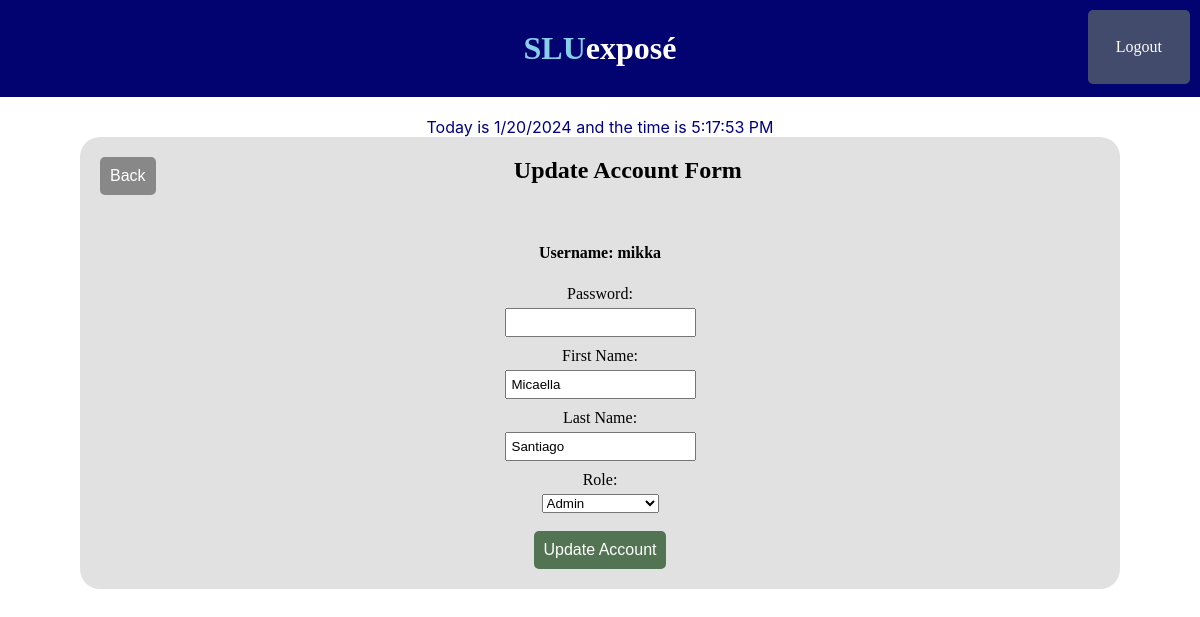
The page /php/Admin/updateAccount.php?userID=30 (signed in) on the database its author committed.
### tables this page shows
CREATE TABLE `accounts` (
  `userID` int(11) NOT NULL AUTO_INCREMENT,
  `username` varchar(30) NOT NULL,
  `password` varchar(255) NOT NULL,
  `firstName` varchar(30) NOT NULL,
  `surName` varchar(20) NOT NULL,
  `role` char(1) NOT NULL,
  PRIMARY KEY (`userID`)
);

### php/Admin/updateAccount.php (the view, shortened to what this page needs)
<?php
    include('../db.php');
    function getUserData($userID, $db) {
        $userID = mysqli_real_escape_string($db, $userID);
        $query = "SELECT * FROM accounts WHERE userID = '$userID' LIMIT 1";
        $result = mysqli_query($db, $query);
        if ($result && mysqli_num_rows($result) > 0) {
            $userData = mysqli_fetch_assoc($result);
            return $userData;
        } else {
            return false;
        }
    }
    if (isset($_GET['userID'])) {
        $userID = $_GET['userID'];
        $userData = getUserData($userID, $db);
    } else {
        echo "User ID not provided!";
        exit;
    }
?>
<!DOCTYPE html>
<html lang="en">
    <head>
        <link rel="stylesheet" href="../../style/style.css">
    </head>
    <body>
        <?php
            include('../includes/headerHub.php');
            include('../includes/time.php');
        ?>
        <div class="accountAdd">
            <a href='adminHub.php'><button id="backBtn">Back</button></a>
            <h2>Update Account Form</h2>
            <form action="../includes/updateAcc.php" method="POST">
                <strong><label for="username">Username: <?php echo $userData['username']; ?></strong></b><br>
                <label for="password">Password:</label>
                <input type="password" id="password" name="password" value="" required><br>
                <label for="firstName">First Name:</label>
                <input type="text" id="firstName" name="firstName" value="<?php echo $userData['firstName']; ?>" required><br>
                <label for="lastName">Last Name:</label>
                <input type="text" id="lastName" name="lastName" value="<?php echo $userData['surName']; ?>" required><br>
                <label for="role">Role:</label>
                <select id="role" name="role" required>
                    <option value="admin" <?php echo ($userData['role'] == 'admin') ? 'selected' : ''; ?>>Admin</option>
                </select><br><br>
                <button id="updtBtn"type="submit">Update Account</button>
            </form>
        </div>
    </body>
</html>

### style/style.css (style rules this page uses)
* { margin: 0; padding: 0; }
body { margin: 0; padding: 0; overflow: hidden; }
form { text-align: center; margin-top: 60px; }
form label { display: block; margin-bottom: 5px; }
form input { margin-bottom: 10px; padding: 5px; }
button { padding: 10px; border: none; border-radius: 5px; cursor: pointer; font-size: 16px; }
.accountAdd { width: 1000px; height: 100%; background-color: #e1e1e1; border-radius: 20px; margin: 0 auto; padding: 20px; text-align: center; }
#backBtn { background-color: #888888; color: white; float: left; }
#updtBtn { background-color: #537453; color: white; }

### rows shown on the page
accounts: username "mikka", firstName "Micaella", lastName "Santiago"
